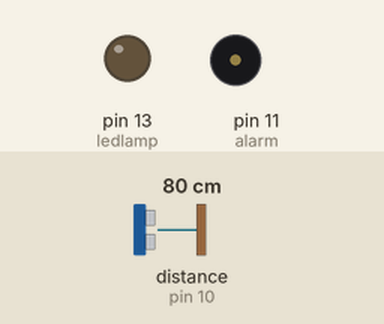
Recording of a sketch running on a simulated Arduino Uno, built with avr-gcc and run on an emulated ATmega328P. Parts: output pins drawn as LEDs (lit = HIGH), buzzer (waves = sounding). Wiring (inferred from the names in the program): ultrasonic range finder: trigger pin 9; echo pin 10. Dashed ring = blinking. The inputs (shaded band) are chosen by the test bench; at power-on: distance to the obstacle (sensor on pin 10) 80 cm. The echo pulse lasts 58.3 µs per cm; pins used as bus, display or sensor lines are not drawn.

Above: at 1.2 s.
1.3 s: distance to the obstacle (sensor on pin 10) set to 43 cm
2.8 s: distance to the obstacle (sensor on pin 10) set to 38 cm
At 4.0 s:
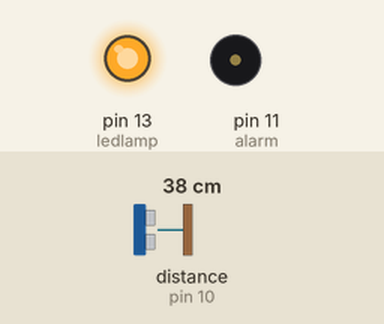
4.3 s: distance to the obstacle (sensor on pin 10) set to 23 cm
5.8 s: distance to the obstacle (sensor on pin 10) set to 19 cm
At 6.13 s:
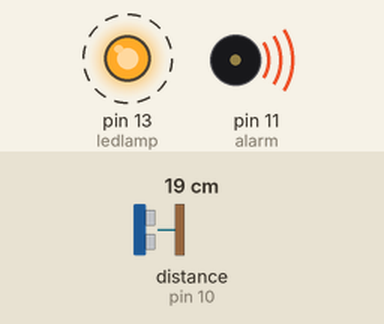
8.8 s: distance to the obstacle (sensor on pin 10) set to 60 cm
At 10.0 s:
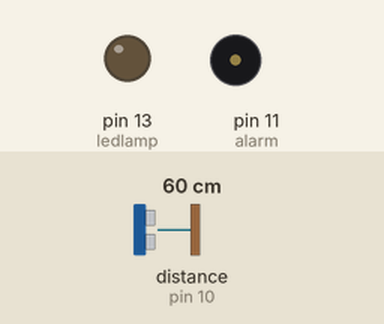
10.3 s: distance to the obstacle (sensor on pin 10) set to 18 cm
At 10.63 s:
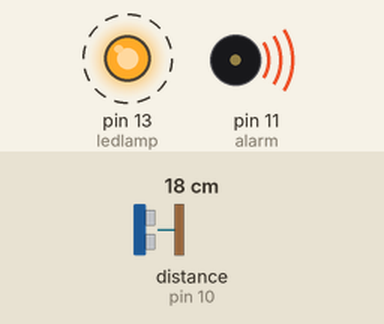
Timing chart, 0 to 14.3 s (numbered marks = the images above; inputs shaded):
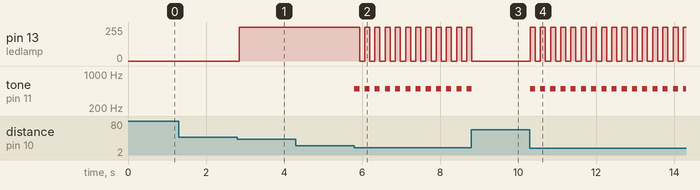

Measured:
- the behaviour switches between 41 and 40 cm on distance to the obstacle (sensor on pin 10) (found by bisection; images 0 and 1)
- the behaviour switches between 21 and 20 cm on distance to the obstacle (sensor on pin 10) (found by bisection; images 1 and 2)
- after the input at 1.3 s, every drawn part: stays the same
- after the input at 2.8 s, pin 13 (ledlamp): 0/255 → 254/255 after 0.05 s
- after the input at 4.3 s, every drawn part: stays the same
- after the input at 5.8 s, pin 13 (ledlamp): alternates 255/255 for 0.13 s and 0/255 for 0.13 s, starting after 0.05 s; tone on pin 11 (alarm): alternates 500 Hz for 0.13 s and silent for 0.13 s, starting at once
- after the input at 8.8 s, pin 13 (ledlamp): goes on until 8.8 s, then stays 0/255; tone on pin 11 (alarm): goes on until 8.8 s, then stays silent
- after the input at 10.3 s, pin 13 (ledlamp): alternates 255/255 for 0.13 s and 0/255 for 0.13 s, starting at once; tone on pin 11 (alarm): alternates 500 Hz for 0.13 s and silent for 0.13 s, starting at once

The sketch:

Arduino.ino
```cpp
// Plaats van de pins
const int trigPin = 9;
const int echoPin = 10;
const int alarm = 11;
const int ledlamp = 13;


// Variabelen
long duration;
int Afstandinccm;
int Afstand;

// Initialisatie pins
void setup() {
pinMode(alarm, OUTPUT);
pinMode(ledlamp, OUTPUT);
pinMode(trigPin, OUTPUT);
pinMode(echoPin, INPUT);
Serial.begin(9600);

}


void loop() {
// Trigpin leeg maken
digitalWrite(trigPin, LOW);
delayMicroseconds(2);

// Trig pin triggeren of actief maken voor 10sec
digitalWrite(trigPin, HIGH);
delayMicroseconds(10);
digitalWrite(trigPin, LOW);

// Gaat de signaal lezen en een pulse maken
duration = pulseIn(echoPin, HIGH);

// Formule voor de afstand in cm
Afstandinccm= duration*0.034/2;

Afstand = Afstandinccm;

if (Afstand < 10){
  tone(alarm,500);
  digitalWrite(ledlamp, HIGH);
  delay(40);

  noTone(alarm);
  digitalWrite(ledlamp, LOW);
  delay(40);

}
else{
  noTone(alarm);
  digitalWrite(ledlamp, LOW);
}

if (Afstand < 20){
  tone(alarm,500);
  digitalWrite(ledlamp, HIGH);
  delay(130);

  noTone(alarm);
  digitalWrite(ledlamp, LOW);
  delay(130);
  }

else{
  noTone(alarm);
  digitalWrite(ledlamp, LOW);
}

if (Afstand < 40){
  digitalWrite(ledlamp, HIGH);
}
else{
  noTone(alarm);
  digitalWrite(ledlamp, LOW);
}
}
```
